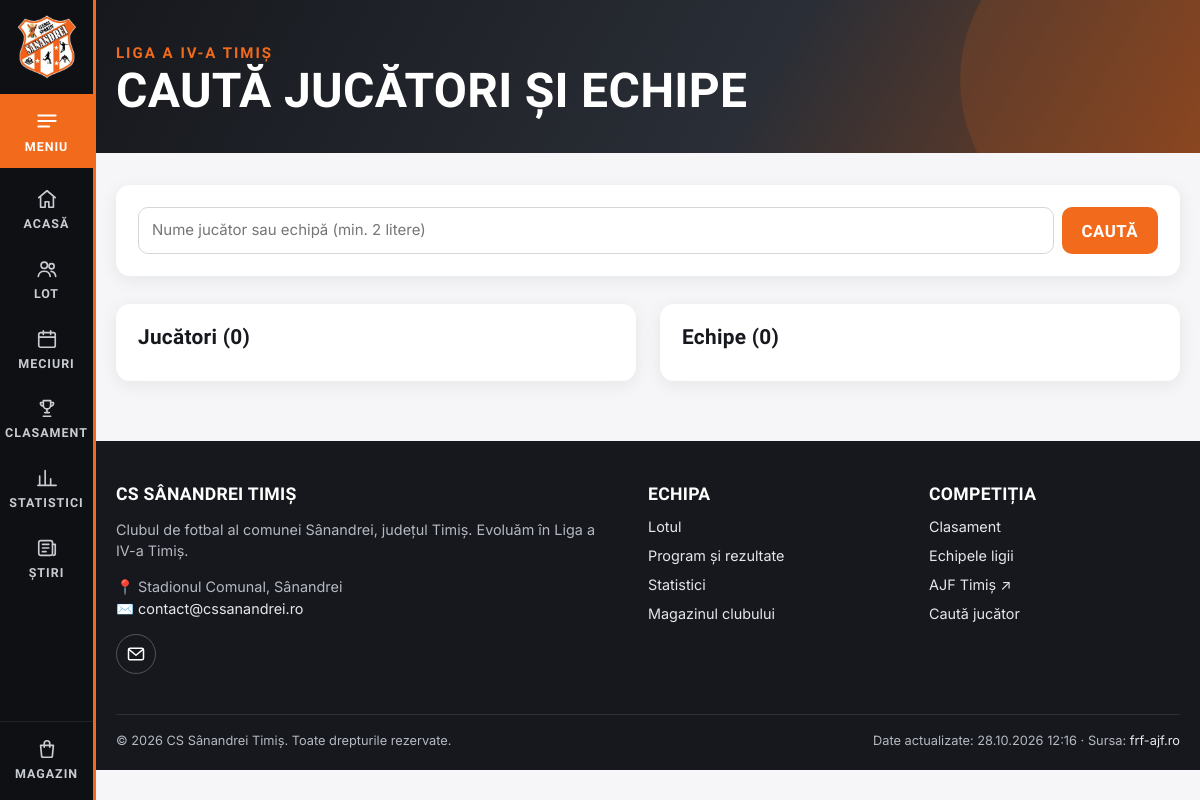
/cauta/, run on the app's committed database.
### teams/models.py (models this page shows, shortened)
class Team(models.Model):
    frf_id = models.PositiveIntegerField(unique=True, help_text="ID-ul echipei pe frf-ajf.ro")
    name = models.CharField(max_length=150)
    slug = models.SlugField(max_length=160, unique=True)
    frf_url = models.URLField(blank=True)
    logo_url = models.URLField(blank=True)
    venue = models.CharField(max_length=150, blank=True)
    points_adjustment = models.IntegerField(
        default=0, help_text="Puncte scăzute/adăugate de comisii (ex: -3). Se aplică în clasament.")
    class Meta:
        ordering = ["name"]
    def get_absolute_url(self):
        return reverse("team_detail", args=[self.slug])

class SyncRun(models.Model):
    started_at = models.DateTimeField(auto_now_add=True)
    finished_at = models.DateTimeField(null=True, blank=True)
    ok = models.BooleanField(default=False)
    summary = models.TextField(blank=True)
    class Meta:
        ordering = ["-started_at"]

### teams/views.py (the view)
# urls.py: path("cauta/", teams_views.search, name="search"),
def search(request):
    index = {
        "players": [{"n": p.name, "t": p.team.name, "u": p.get_absolute_url()}
                    for p in Player.objects.select_related("team").order_by("name")],
        "teams": [{"n": t.name, "u": t.get_absolute_url(), "l": t.logo_url} for t in Team.objects.all()],
    }
    return render(request, "teams/search.html", {"index": index})

### core/content.py (called while the page is built)
def content_dir():
    return Path(settings.CONTENT_DIR)

def read_yaml(path, default=None):
    path = Path(path)
    if not path.exists():
        return default
    data = yaml.safe_load(path.read_text(encoding="utf-8"))
    return default if data is None else data

def site_settings():
    data = read_yaml(content_dir() / "setari.yml", {}) or {}
    return {
        "CLUB_EMAIL": data.get("email") or settings.CLUB_EMAIL,
        "CLUB_PHONE": str(data.get("telefon") or settings.CLUB_PHONE or ""),
        "CLUB_VENUE": data.get("stadion") or settings.CLUB_VENUE,
        "CLUB_FACEBOOK": data.get("facebook") or "",
        "CLUB_INSTAGRAM": data.get("instagram") or "",
        "CLUB_YOUTUBE": data.get("youtube") or "",
        "CLUB_TIKTOK": data.get("tiktok") or "",
        "CLUB_ABOUT": data.get("despre") or "",
        "CLUB_MOTTO": data.get("moto") or DEFAULT_MOTTO,
        "CLUB_MOTTO_TEXT": data.get("moto_text") or DEFAULT_MOTTO_TEXT,
    }

def social_links(cfg):
    links = [("facebook", "Facebook", cfg["CLUB_FACEBOOK"]), ("instagram", "Instagram", cfg["CLUB_INSTAGRAM"]),
             ("youtube", "YouTube", cfg["CLUB_YOUTUBE"]), ("tiktok", "TikTok", cfg["CLUB_TIKTOK"])]
    return [{"icon": icon, "label": label, "url": url} for icon, label, url in links if url]

### core/context_processors.py (called while the page is built)
def club(request):
    last_sync = SyncRun.objects.filter(ok=True).only("finished_at").first()
    cfg = content.site_settings()
    return {
        "SOCIAL_LINKS": content.social_links(cfg),
        "CLUB_NAME": settings.CLUB_NAME,
        "CLUB_SHORT_NAME": settings.CLUB_SHORT_NAME,
        **cfg,
        "WEB3FORMS_KEY": settings.WEB3FORMS_KEY,
        "COMPETITION_NAME": settings.COMPETITION_NAME,
        "SEASON": settings.SEASON,
        "FRF_TEAM_URL": settings.FRF_TEAM_URL,
        "FRF_COMPETITION_URL": settings.FRF_COMPETITION_URL,
        "OUR_TEAM_FRF_ID": settings.OUR_TEAM_FRF_ID,
        "last_sync": last_sync.finished_at if last_sync else None,
    }

### core/templatetags/ui.py (called while the page is built)
@register.simple_tag
def icon(name, size=22, cls=""):
    if name in FILL:
        body, attrs = FILL[name], 'fill="currentColor"'
    else:
        body = STROKE.get(name, STROKE["arrow"])
        attrs = 'fill="none" stroke="currentColor" stroke-width="1.8" stroke-linecap="round" stroke-linejoin="round"'
    return format_html(
        '<svg class="icon {}" width="{}" height="{}" viewBox="0 0 24 24" {} aria-hidden="true" focusable="false">{}</svg>',
        cls, size, size, mark_safe(attrs), mark_safe(body))

### teams/templates/teams/search.html (shortened to what this page needs)
{% extends "base.html" %}
{% block hero %}<section class="page-hero"><div class="container"><div class="eyebrow">{{ COMPETITION_NAME }}</div><h1>Caută jucători și echipe</h1></div></section>{% endblock %}
{% block content %}
<form class="search-form card" data-search role="search">
  <input class="input" type="search" name="q" placeholder="Nume jucător sau echipă (min. 2 litere)" autofocus autocomplete="off">
  <button class="btn" type="submit">Caută</button>
</form>
<div class="grid grid-2 mt" data-search-results hidden>
  <div class="card">
    <h3>Jucători (<span data-count="players">0</span>)</h3>
  </div>
  <div class="card">
    <h3>Echipe (<span data-count="teams">0</span>)</h3>
  </div>
</div>
{% endblock %}

### templates/base.html (shortened to what this page needs)
{% load static ui %}<!DOCTYPE html>
<html lang="ro">
<head>
  <link rel="stylesheet" href="{% static 'css/style.css' %}">
</head>
<body class="{% block body_class %}{% endblock %}">
  {% with url=request.resolver_match.url_name %}
  <aside class="side-nav" aria-label="Meniu principal">
    <a class="side-logo" href="{% url 'home' %}" title="{{ CLUB_NAME }}"><img src="{% static 'img/logo.jpg' %}" alt="Sigla {{ CLUB_NAME }}"></a>
    <button class="side-menu-btn" type="button" data-menu-open aria-controls="menu-panel" aria-expanded="false">{% icon "menu" 26 %}<span>Meniu</span></button>
    <nav class="side-links">
      <a href="{% url 'home' %}" class="{% if url == 'home' %}active{% endif %}">{% icon "home" %}<span>Acasă</span></a>
      <a href="{% url 'squad_list' %}" class="{% if url == 'squad_list' or url == 'player_detail' %}active{% endif %}">{% icon "users" %}<span>Lot</span></a>
      <a href="{% url 'fixtures' %}" class="{% if url == 'fixtures' or url == 'fixtures_round' or url == 'match_detail' %}active{% endif %}">{% icon "calendar" %}<span>Meciuri</span></a>
      <a href="{% url 'standings' %}" class="{% if url == 'standings' or url == 'standings_view' %}active{% endif %}">{% icon "table" %}<span>Clasament</span></a>
      <a href="{% url 'stats' %}" class="{% if url == 'stats' %}active{% endif %}">{% icon "chart" %}<span>Statistici</span></a>
      <a href="{% url 'news_list' %}" class="{% if url == 'news_list' or url == 'news_detail' %}active{% endif %}">{% icon "news" %}<span>Știri</span></a>
    </nav>
    <a class="side-shop" href="{% url 'shop:product_list' %}" title="Magazin">{% icon "bag" %}<span>Magazin</span></a>
  </aside>
  {% endwith %}
  <main id="main" class="site-main">
    {% block hero %}{% endblock %}
    <div class="container">
      {% block content %}{% endblock %}
    </div>
  </main>
  <footer class="site-footer site-main">
    <div class="container">
      <div class="footer-grid">
        <div>
          <h4>{{ CLUB_NAME }}</h4>
          <p>{{ CLUB_ABOUT|default:"Clubul de fotbal al comunei Sânandrei, județul Timiș." }} Evoluăm în {{ COMPETITION_NAME }}.</p>
          <p>📍 {{ CLUB_VENUE }}<br>✉️ <a href="mailto:{{ CLUB_EMAIL }}">{{ CLUB_EMAIL }}</a>{% if CLUB_PHONE %}<br>📞 <a href="tel:{{ CLUB_PHONE|cut:' ' }}">{{ CLUB_PHONE }}</a>{% endif %}</p>
          {% include "_social.html" with cls="social-row" %}
        </div>
        <div>
          <h4>Echipa</h4>
          <ul>
            <li><a href="{% url 'squad_list' %}">Lotul</a></li>
            <li><a href="{% url 'fixtures' %}">Program și rezultate</a></li>
            <li><a href="{% url 'stats' %}">Statistici</a></li>
            <li><a href="{% url 'shop:product_list' %}">Magazinul clubului</a></li>
          </ul>
        </div>
        <div>
          <h4>Competiția</h4>
          <ul>
            <li><a href="{% url 'standings' %}">Clasament</a></li>
            <li><a href="{% url 'team_list' %}">Echipele ligii</a></li>
            <li><a href="{{ FRF_COMPETITION_URL }}" target="_blank" rel="noopener">AJF Timiș ↗</a></li>
            <li><a href="{% url 'search' %}">Caută jucător</a></li>
          </ul>
        </div>
      </div>
      <div class="footer-bottom">
        <span>© {% now "Y" %} {{ CLUB_NAME }}. Toate drepturile rezervate.</span>
        <span>{% if last_sync %}Date actualizate: {{ last_sync|date:"d.m.Y H:i" }} · {% endif %}Sursa: <a href="{{ FRF_COMPETITION_URL }}" target="_blank" rel="noopener">frf-ajf.ro</a></span>
      </div>
    </div>
  </footer>
</body>
</html>

### static/css/style.css (style rules this page uses)
:root { --orange: #f26a1b; --orange-dark: #c9520d; --orange-soft: #fff1e8; --ink: #16181d; --ink-2: #2a2e36; --muted: #6b7280; --line: #e7e8ec; --bg: #f6f6f8; --card: #ffffff; --win: #16a34a; --draw: #9ca3af; --loss: #dc2626; --radius: 14px; --shadow: 0 4px 18px rgba(16, 24, 40, .07); --font-head: "Barlow Condensed", "Arial Narrow", system-ui, sans-serif; --font-body: "Inter", "Segoe UI", system-ui, -apple-system, sans-serif; }
* { box-sizing: border-box; }
html { scroll-behavior: smooth; }
body { margin: 0; font-family: var(--font-body); font-size: 15px; line-height: 1.5; background: var(--bg); color: var(--ink); }
img { max-width: 100%; }
a { color: inherit; text-decoration: none; }
h1, h2, h3, h4 { font-family: var(--font-head); letter-spacing: .3px; line-height: 1.1; margin: 0 0 .5em; }
h1 { font-size: clamp(2rem, 4vw, 3rem); text-transform: uppercase; }
h3 { font-size: 1.3rem; }
.container { width: 100%; max-width: 1200px; margin: 0 auto; padding: 0 20px; }
.mt { margin-top: 28px; }
.page-hero { background: linear-gradient(120deg, var(--ink) 0%, var(--ink-2) 60%, var(--orange-dark) 140%); color: #fff; padding: 42px 0 36px; margin-bottom: 32px; position: relative; overflow: hidden; }
.page-hero::after { content: ""; position: absolute; right: -80px; top: -80px; width: 320px; height: 320px; border-radius: 50%; background: var(--orange); opacity: .14; }
.page-hero h1 { margin: 0; }
.eyebrow { font-family: var(--font-head); text-transform: uppercase; letter-spacing: 2px; color: var(--orange); font-weight: 700; }
.card { background: var(--card); border-radius: var(--radius); box-shadow: var(--shadow); padding: 22px; }
.card + .card { margin-top: 24px; }
.grid > .card + .card { margin-top: 0; }
.grid { display: grid; gap: 24px; }
.grid-2 { grid-template-columns: repeat(2, minmax(0, 1fr)); }
.btn { display: inline-flex; align-items: center; gap: 8px; border: 0; cursor: pointer; background: var(--orange); color: #fff; padding: 11px 20px; border-radius: 10px; font-family: var(--font-head); font-size: 1.05rem; text-transform: uppercase; font-weight: 700; letter-spacing: .5px; }
.card { container-type: inline-size; }
.form-grid input, .form-grid textarea, .form-grid select, .input { width: 100%; padding: 11px 13px; border-radius: 10px; border: 1px solid #d4d6dc; font: inherit; background: #fff; }
.search-form { display: flex; gap: 8px; }
.site-footer { background: var(--ink); color: #b5b9c2; margin-top: 60px; padding: 44px 0 20px; font-size: .9rem; }
.site-footer h4 { color: #fff; font-size: 1.1rem; text-transform: uppercase; }
.site-footer a { color: #e5e7eb; }
.footer-grid { display: grid; grid-template-columns: 2fr 1fr 1fr; gap: 30px; }
.footer-grid ul { list-style: none; padding: 0; margin: 0; line-height: 2; }
.footer-bottom { border-top: 1px solid #2c3038; margin-top: 30px; padding-top: 16px; display: flex; justify-content: space-between; flex-wrap: wrap; gap: 10px; font-size: .8rem; }
:root { --rail: 96px; --ink-3: #0e1014; --bar-h: 64px; }
html, body { overflow-x: clip; }
.site-main { padding-left: var(--rail); }
.icon { flex: none; display: block; }
.side-nav { position: fixed; inset: 0 auto 0 0; width: var(--rail); z-index: 120; display: flex; flex-direction: column; align-items: stretch; background: var(--ink-3); color: #fff; border-right: 3px solid var(--orange); }
.side-logo { display: grid; place-items: center; padding: 16px 0 12px; }
.side-logo img { width: 58px; height: auto; transition: transform .2s; }
.side-menu-btn, .side-links a, .side-shop { display: flex; flex-direction: column; align-items: center; gap: 5px; padding: 12px 4px; color: #c9ccd3; font-family: var(--font-head); font-weight: 700; font-size: .78rem; letter-spacing: 1px; text-transform: uppercase; text-align: center; position: relative; }
.side-menu-btn { background: var(--orange); color: #fff; border: 0; cursor: pointer; margin: 4px 0 8px; padding-block: 14px; }
.side-links { display: flex; flex-direction: column; }
.side-shop { margin-top: auto; border-top: 1px solid rgba(255,255,255,.08); padding-block: 16px; }

### data on the page
Team: name "CS SÂNANDREI TIMIȘ", name "CS Sânandrei Timiș"
SyncRun: finished_at "28.10.2026 12:16"

### other printed values
{{ COMPETITION_NAME }} "LIGA A IV-A TIMIȘ"
{{ COMPETITION_NAME }} "Liga a IV-a Timiș"
{{ CLUB_VENUE }} "Stadionul Comunal, Sânandrei"
{{ CLUB_EMAIL }} "contact@cssanandrei.ro"
